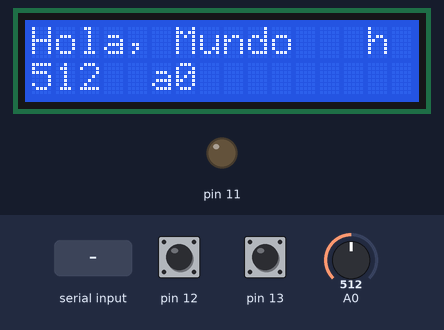
A sketch run on a simulated Arduino Uno, built with avr-gcc and run on an emulated ATmega328P. On the bench: 16×2 character LCD, output pins drawn as LEDs (lit = HIGH). The inputs (shaded band) are chosen by the test bench; at power-on: pin 12 HIGH, pin 13 HIGH, A0 = 512. What the sketch prints to the serial monitor is not drawn.

Above: at 1.2 s.
1.3 s: "A" received over Serial
At 1.7 s:
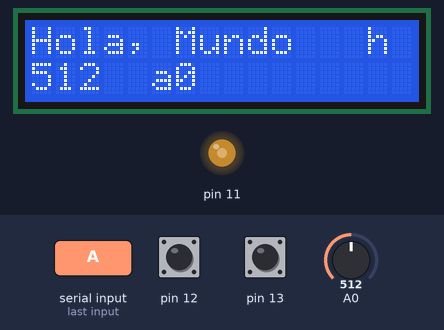
Timing chart, 0 to 4.3 s (numbered marks = the images above; inputs shaded):
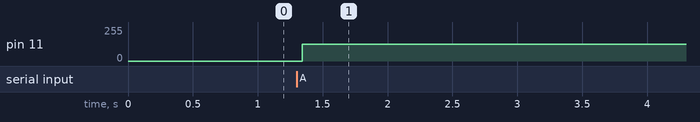

The sketch:

S5E2.ino
```cpp
#include<LiquidCrystal.h>

char dato=0;
int boton=0;
int tono = 30;
int estadoB1 = 0;
int estadoB2 = 0;
int i = 0;

//LiquidCrystal lcd(RS, ENABLE, DB4, DB5, DB6, DB7);
LiquidCrystal lcd(8, 9, 4, 5, 6, 7);

void setup(void){
   lcd.begin(16,2);
   lcd.print("Hola, Mundo");
   Serial.begin(9600);
   pinMode(11,OUTPUT);
    pinMode(12,INPUT_PULLUP);
   pinMode(13, INPUT_PULLUP);
}

void loop(void){
    lcd.setCursor(14,0);
    lcd.print("h");
    Serial.println("Inicio Etapa 1");
    for(;;){
      lcd.setCursor(0,1);
      lcd.print(analogRead(A0));
      lcd.setCursor(4,1);
      lcd.print(" a0");
      if(Serial.available() == 1);
      {
       dato = Serial.read();
       if(dato == 'A') {
           break;
       }
      }
      //delay(500);
    }
     Serial.println("fIN Etapa 1");
      Serial.println("Inicio Etapa 2");
    for(;;){
      estadoB1 = digitalRead(12);
      estadoB2 = digitalRead(13);
      if( estadoB1 == 0 && estadoB2 == 0)  tono = 30;
      else if (estadoB1 == 0 && estadoB2 == 1) tono = 50;
      else if (estadoB1 == 1 && estadoB2 == 0) tono = 100;
      else tono = 150;
      for(i = 0 ; i<100; i++){
        digitalWrite(11, HIGH);
        delayMicroseconds(tono);
        digitalWrite(11,LOW);
        delayMicroseconds(tono);

      }
      //delay(250);

    }
}
```

S5E1.cpp
```cpp
#include<LiquidCrystal.h>

//LiquidCrystal lcd(RS, ENABLE, DB4, DB5, DB6, DB7);
LiquidCrystal lcd(8, 9, 4, 5, 6, 7);

void setup(void){
   lcd.begin(16,2);
   lcd.print("Hola, Mundo");

}

void loop(void){
    lcd.setCursor(14,0);
    lcd.print("h");
    for(;;){
      lcd.setCursor(0,1);
      lcd.print(analogRead(A0));
      lcd.setCursor(4,1);
      lcd.print(" a0");

      delay(500);
    }
}
```

S5E2.cpp
```cpp
#include<LiquidCrystal.h>

char dato=0;
int boton=0;
int tono = 30;
int estadoB1 = 0;
int estadoB2 = 0;
int i = 0;

//LiquidCrystal lcd(RS, ENABLE, DB4, DB5, DB6, DB7);
LiquidCrystal lcd(8, 9, 4, 5, 6, 7);

void setup(void){
   lcd.begin(16,2);
   lcd.print("Hola, Mundo");
   Serial.begin(9600);
   pinMode(11,OUTPUT);
    pinMode(12,INPUT_PULLUP);
   pinMode(13, INPUT_PULLUP);
}

void loop(void){
    lcd.setCursor(14,0);
    lcd.print("h");
    Serial.println("Inicio Etapa 1");
    for(;;){
      lcd.setCursor(0,1);
      lcd.print(analogRead(A0));
      lcd.setCursor(4,1);
      lcd.print(" a0");
      if(Serial.available() == 1);
      {
       dato = Serial.read();
       if(dato == 'A') {
           break;
       }
      }
      //delay(500);
    }
     Serial.println("fIN Etapa 1");
      Serial.println("Inicio Etapa 2");
    for(;;){
      estadoB1 = digitalRead(12);
      estadoB2 = digitalRead(13);
      if( estadoB1 == 0 && estadoB2 == 0)  tono = 30;
      else if (estadoB1 == 0 && estadoB2 == 1) tono = 50;
      else if (estadoB1 == 1 && estadoB2 == 0) tono = 100;
      else tono = 150;
      for(i = 0 ; i<100; i++){
        digitalWrite(11, HIGH);
        delayMicroseconds(tono);
        digitalWrite(11,LOW);
        delayMicroseconds(tono);

      }
      //delay(250);

    }
}
```

Measured:
- after the input at 1.3 s, pin 11: 0/255 → 127/255 at once
